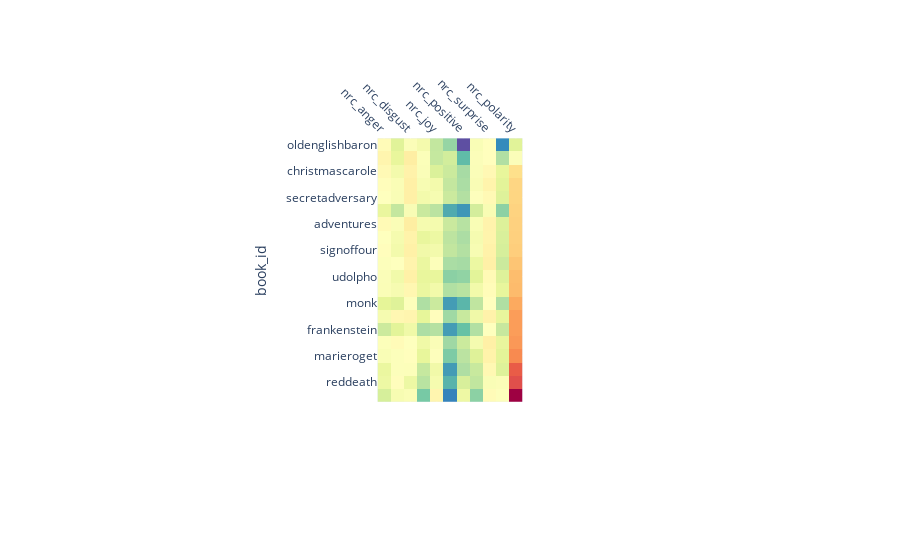

Notebook code for this chart:
### Code cell
show_heatmap(book_sent.DOC.sents[nrc_cols].sort_values('nrc_polarity', ascending=False))

### Figure 1 — Plotly figure (JSON) as saved in the notebook; plotly's stock layout.template omitted (floating-point values rounded to 4 significant figures; data arrays with more than 128 entries replaced by an {"elided": "..."} marker saying what was removed)
{"data": [{"coloraxis": "coloraxis", "hovertemplate": "x: %{x}<br>book_id: %{y}<br>color: %{z}<extra></extra>", "name": "0", "type": "heatmap", "x": ["nrc_anger", "nrc_anticipation", "nrc_disgust", "nrc_fear", "nrc_joy", "nrc_negative", "nrc_positive", "nrc_sadness", "nrc_surprise", "nrc_trust", "nrc_polarity"], "xaxis": "x", "y": ["oldenglishbaron", "northangerabbey", "christmascarole", "moonstone", "secretadversary", "castleofotranto", "adventures", "dracula", "signoffour", "baskervilles", "udolpho", "scarlet", "monk", "ruemorgue", "frankenstein", "styles", "marieroget", "usher", "reddeath", "pitandpendulum"], "yaxis": "y", "z": {"elided": "20x11 float values"}}], "layout": {"autosize": true, "coloraxis": {"colorscale": [[0, "rgb(158,1,66)"], [0.1, "rgb(213,62,79)"], [0.2, "rgb(244,109,67)"], [0.3, "rgb(253,174,97)"], [0.4, "rgb(254,224,139)"], [0.5, "rgb(255,255,191)"], [0.6, "rgb(230,245,152)"], [0.7, "rgb(171,221,164)"], [0.8, "rgb(102,194,165)"], [0.9, "rgb(50,136,189)"], [1, "rgb(94,79,162)"]], "showscale": false}, "margin": {"t": 60}, "xaxis": {"anchor": "y", "autorange": true, "constrain": "domain", "domain": [0.402, 0.598], "range": [-0.5, 10.5], "scaleanchor": "y", "side": "top", "tickangle": 45, "type": "category"}, "yaxis": {"anchor": "x", "autorange": true, "constrain": "domain", "domain": [0, 1], "range": [19.5, -0.5], "title": {"text": "book_id"}, "type": "category"}}}
